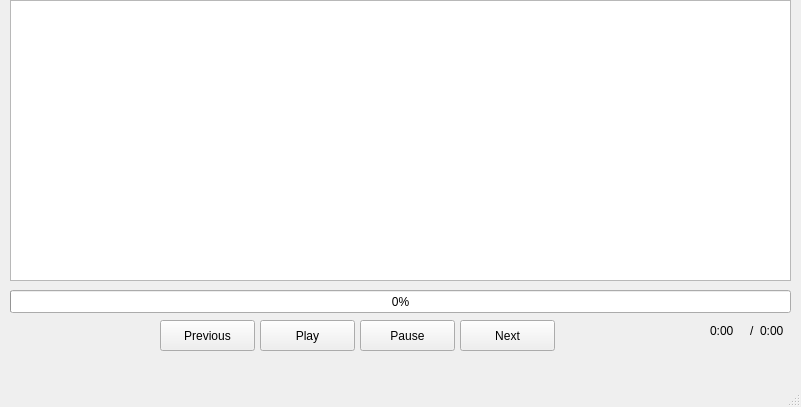
<?xml version="1.0" encoding="UTF-8"?>
<ui version="4.0">
 <class>MainWindow</class>
 <widget class="QMainWindow" name="MainWindow">
  <property name="geometry">
   <rect>
    <x>0</x>
    <y>0</y>
    <width>801</width>
    <height>407</height>
   </rect>
  </property>
  <property name="windowTitle">
   <string>Helicopter</string>
  </property>
  <widget class="QWidget" name="centralwidget">
   <widget class="QPushButton" name="pushButton_play">
    <property name="geometry">
     <rect>
      <x>260</x>
      <y>320</y>
      <width>95</width>
      <height>31</height>
     </rect>
    </property>
    <property name="text">
     <string>Play</string>
    </property>
   </widget>
   <widget class="QPushButton" name="pushButton_pause">
    <property name="geometry">
     <rect>
      <x>360</x>
      <y>320</y>
      <width>95</width>
      <height>31</height>
     </rect>
    </property>
    <property name="text">
     <string>Pause</string>
    </property>
   </widget>
   <widget class="QPushButton" name="pushButton_previous">
    <property name="geometry">
     <rect>
      <x>160</x>
      <y>320</y>
      <width>95</width>
      <height>31</height>
     </rect>
    </property>
    <property name="text">
     <string>Previous</string>
    </property>
   </widget>
   <widget class="QPushButton" name="pushButton_next">
    <property name="geometry">
     <rect>
      <x>460</x>
      <y>320</y>
      <width>95</width>
      <height>31</height>
     </rect>
    </property>
    <property name="text">
     <string>Next</string>
    </property>
   </widget>
   <widget class="QProgressBar" name="progressBar">
    <property name="geometry">
     <rect>
      <x>10</x>
      <y>290</y>
      <width>781</width>
      <height>23</height>
     </rect>
    </property>
    <property name="value">
     <number>0</number>
    </property>
   </widget>
   <widget class="QLabel" name="current_song_time">
    <property name="geometry">
     <rect>
      <x>710</x>
      <y>320</y>
      <width>31</width>
      <height>21</height>
     </rect>
    </property>
    <property name="text">
     <string>0:00</string>
    </property>
   </widget>
   <widget class="QLabel" name="slash_label">
    <property name="geometry">
     <rect>
      <x>750</x>
      <y>320</y>
      <width>16</width>
      <height>21</height>
     </rect>
    </property>
    <property name="text">
     <string>/</string>
    </property>
   </widget>
   <widget class="QLabel" name="total_song_time">
    <property name="geometry">
     <rect>
      <x>760</x>
      <y>320</y>
      <width>31</width>
      <height>21</height>
     </rect>
    </property>
    <property name="text">
     <string>0:00</string>
    </property>
   </widget>
   <widget class="QTableWidget" name="tableWidget">
    <property name="geometry">
     <rect>
      <x>10</x>
      <y>0</y>
      <width>781</width>
      <height>281</height>
     </rect>
    </property>
   </widget>
  </widget>
  <widget class="QMenuBar" name="menubar">
   <property name="geometry">
    <rect>
     <x>0</x>
     <y>0</y>
     <width>801</width>
     <height>29</height>
    </rect>
   </property>
  </widget>
  <widget class="QStatusBar" name="statusbar"/>
 </widget>
 <resources/>
 <connections/>
</ui>
